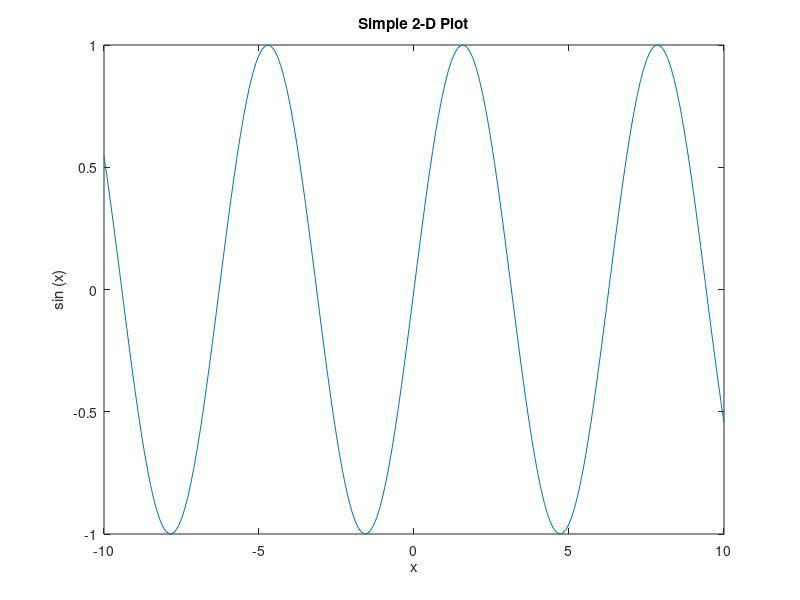

Source code (MATLAB):
x = -10:0.1:10; # Create an evenly-spaced vector from -10..10
y = sin(x);    # y is also a vector
plot (x, y);
title ("Simple 2-D Plot");
xlabel ("x");
ylabel ("sin (x)");
% print -djpg image.png
print -djpg image.jpg
close
